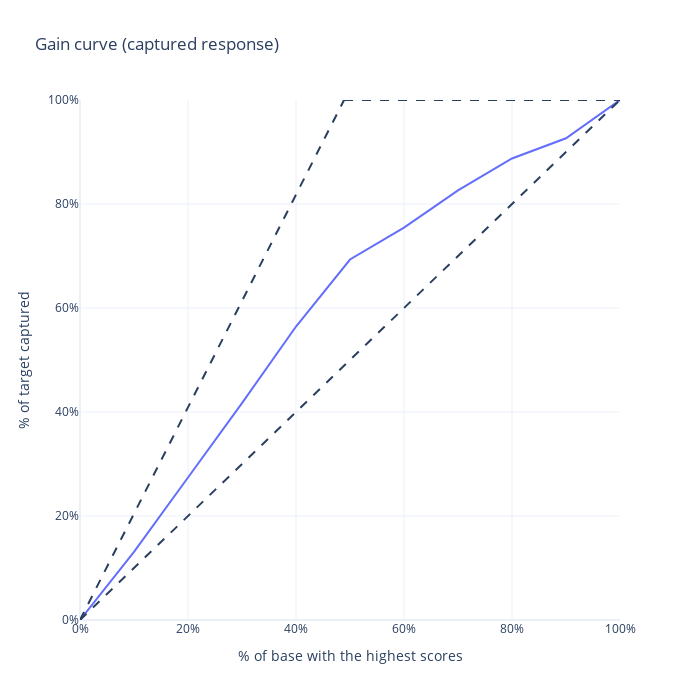

Notebook code for this chart:
### Markdown cell above
# Bonus: plot captured response

### Code cell
from src.captured_response import quant_stats, gain_curve_plotly

# Plot response curves for the best method
best_method_features = best_features
X_train_best = X_train_split[best_method_features]
rf_best = RandomForestClassifier(
    n_estimators=1000,
    max_depth=4,
    min_samples_split=4,
    min_samples_leaf=4,
    max_features='sqrt',
    random_state=RANDOM_STATE,
    n_jobs=-1
)
rf_best.fit(X_train_best, y_train_split)
y_val_pred = rf_best.predict(X_val[best_method_features])
y_val_pred_proba = rf_best.predict_proba(X_val[best_method_features])[:, 1]
df_quants = quant_stats(y_true=y_val, y_score=y_val_pred, q = 10)
gain_curve_plotly(df_quants)

### Figure 1 — Plotly figure (JSON) as saved in the notebook; plotly's stock layout.template omitted (floating-point values rounded to 4 significant figures)
{"data": [{"hovertemplate": "% of base with the highest scores: %{x:.2%}<br>% of target captured: %{y:.2%}", "legendgroup": "", "line": {"color": "#636efa", "dash": "solid"}, "marker": {"symbol": "circle"}, "mode": "lines", "name": "", "orientation": "v", "showlegend": false, "type": "scatter", "x": [0.0, 0.1, 0.2, 0.3, 0.4, 0.5, 0.6, 0.7, 0.8, 0.9, 1.0], "xaxis": "x", "y": [0.0, 0.1309, 0.274, 0.4172, 0.5644, 0.6933, 0.7546, 0.8262, 0.8875, 0.9264, 1.0], "yaxis": "y"}], "layout": {"height": 700, "legend": {"tracegroupgap": 0}, "shapes": [{"line": {"dash": "dash"}, "type": "line", "x0": 0, "x1": 0.489, "y0": 0, "y1": 1}, {"line": {"dash": "dash"}, "type": "line", "x0": 0.489, "x1": 1, "y0": 1, "y1": 1}, {"line": {"dash": "dash"}, "type": "line", "x0": 0, "x1": 1, "y0": 0, "y1": 1}], "title": {"text": "Gain curve (captured response)"}, "width": 700, "xaxis": {"anchor": "y", "domain": [0, 1], "range": [0, 1], "tickformat": ".0%", "title": {"text": "% of base with the highest scores"}}, "yaxis": {"anchor": "x", "domain": [0, 1], "range": [0, 1], "tickformat": ".0%", "title": {"text": "% of target captured"}}}}
